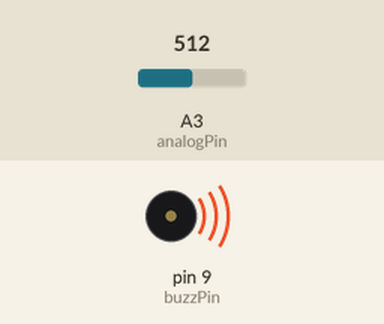
This sketch was run on a simulated Arduino Uno, built with avr-gcc and run on an emulated ATmega328P. On the bench: buzzer (waves = sounding). The inputs (shaded band) are chosen by the test bench; at power-on: A3 (analogPin) = 512. What the sketch prints to the serial monitor is not drawn.

Above: at 1.2 s.
1.3 s: A3 (analogPin) set to 84
2.8 s: A3 (analogPin) set to 73
At 3.4 s:
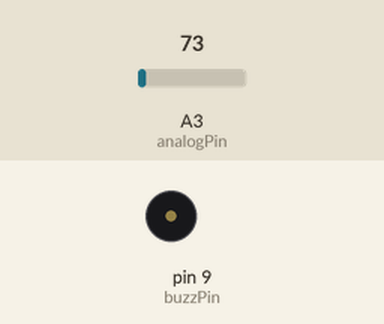
5.8 s: A3 (analogPin) set to 122
At 6.9 s:
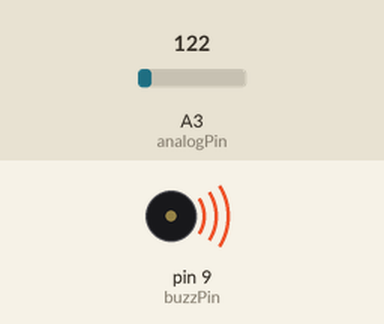
7.3 s: A3 (analogPin) set to 0
At 7.9 s:
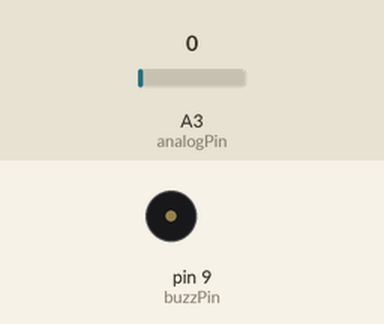
Timing chart, 0 to 10.3 s (numbered marks = the images above; inputs shaded):
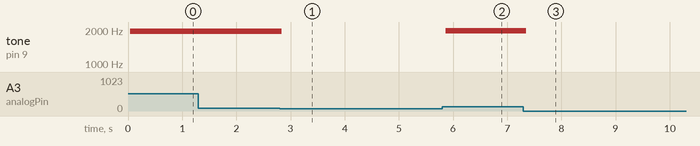

Measured:
- the behaviour switches between 78 and 77 on A3 (analogPin) (found by bisection; images 0 and 1)
- after the input at 2.8 s, tone on pin 9 (buzzPin): 1952 Hz → silent at once
- after the input at 5.8 s, tone on pin 9 (buzzPin): silent → 1967 Hz after 0.07 s
- after the input at 7.3 s, tone on pin 9 (buzzPin): 1967 Hz → silent after 0.05 s

The sketch:

buzzer_with_photoresistive_sensor.ino
```cpp
int analogPin=A3;
int buzzPin=9;
int photoValue;
float toneValue;


void setup() {
  // put your setup code here, to run once:
  Serial.begin(1000000);
  pinMode(analogPin,INPUT);
  pinMode(buzzPin,OUTPUT);

}

void loop() {
  // put your main code here, to run repeatedly:
  photoValue=analogRead(analogPin);
  toneValue=(9./550.)*photoValue-25./11.;
  Serial.println(toneValue);
  digitalWrite(buzzPin,HIGH);
  delayMicroseconds(toneValue);
  digitalWrite(buzzPin,LOW);
  delayMicroseconds(toneValue);

}
```
